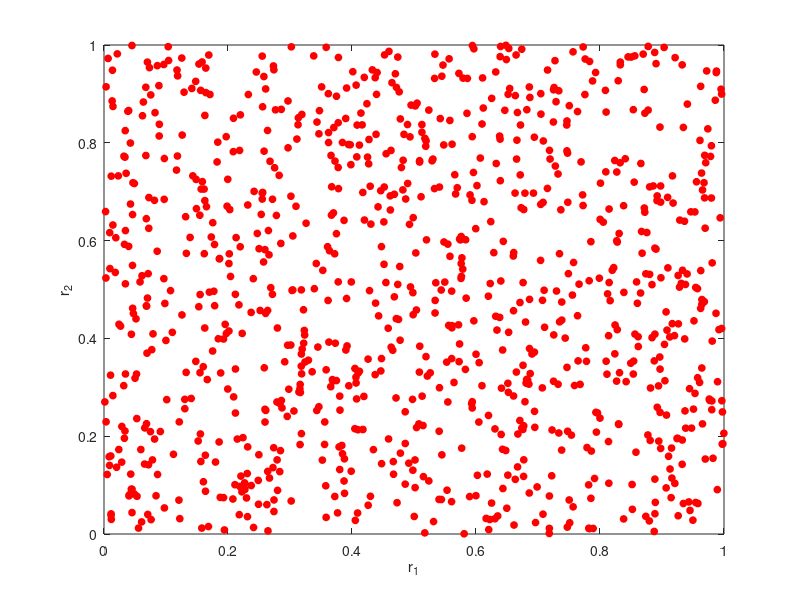
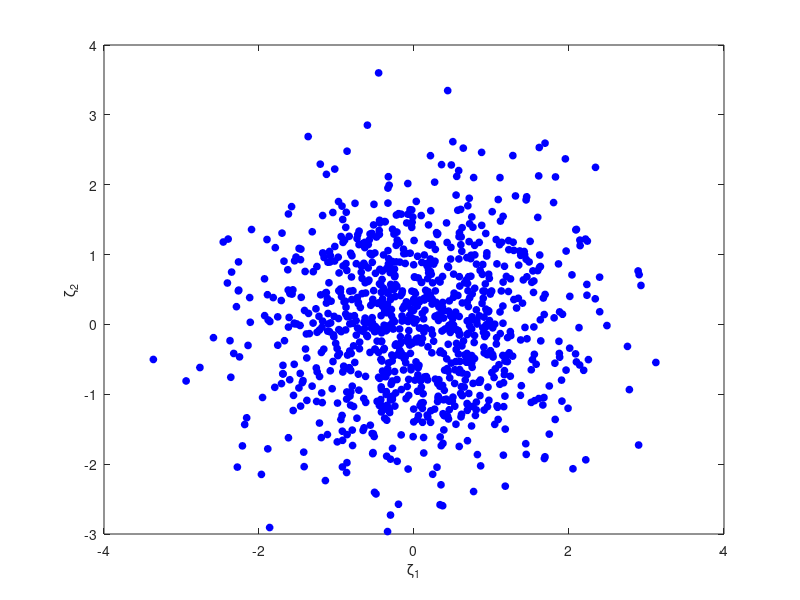

Here is the MATLAB script that generated these plots, in order:
%generate two independent sets of random numbers
close all; clear all;

for ii=1:1000
    r1(ii) = rand;
    r2(ii) = rand;
    
    %Transformation
    zeta1(ii) = sqrt(-2*log(r1(ii)))*cos(2*pi*r2(ii));
    zeta2(ii) = sqrt(-2*log(r1(ii)))*sin(2*pi*r2(ii));
end;
figure()
plot(r1,r2, 'ro', 'MarkerSize', 5, 'MarkerFaceColor', 'r');
xlabel('r_1'); ylabel('r_2');

figure();
plot(zeta1,zeta2, 'bo', 'MarkerSize', 5, 'MarkerFaceColor', 'b');
xlabel('\zeta_1'); ylabel('\zeta_2');
